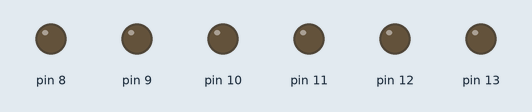
This sketch was run on a simulated Arduino Uno, built with avr-gcc and run on an emulated ATmega328P. Shown: output pins drawn as LEDs (lit = HIGH).

Above: at 0.1 s.
At 5.1 s:
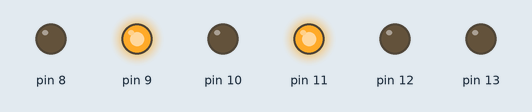
At 10.1 s:
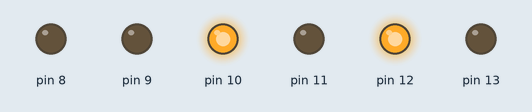
At 20.1 s:
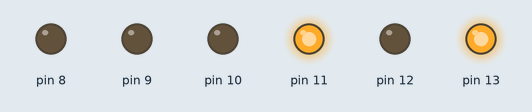
At 30.1 s:
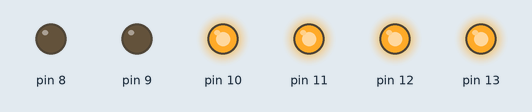
At 39.75 s:
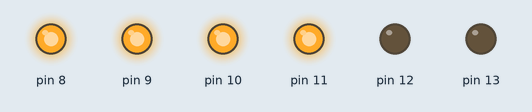
Timing chart, 0 to 40.0 s (numbered marks = the images above):
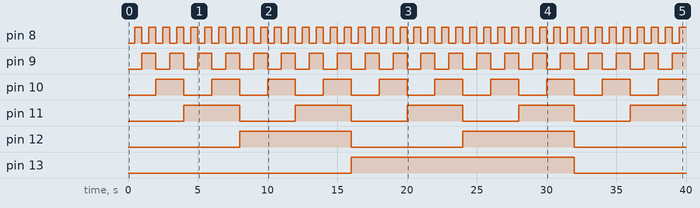

Measured:
- by itself, pin 8: alternates HIGH for 0.50 s and LOW for 0.50 s
- by itself, pin 9: alternates HIGH for 1.0 s and LOW for 1.0 s
- by itself, pin 10: alternates HIGH for 2.0 s and LOW for 2.0 s
- by itself, pin 11: alternates HIGH for 4.0 s and LOW for 4.0 s
- by itself, pin 12: alternates HIGH for 8.0 s and LOW for 8.0 s
- by itself, pin 13: LOW → HIGH at 16.0 s, → LOW 16.0 s later

The sketch:

Ex1LAB2.ino
```cpp
void setup() {
  for (int i = 8; i <= 13; i++) {
    pinMode(i, OUTPUT);
  }
}

void loop() {
  for (int val = 0; val < 64; val++) {
    for (int i = 0; i < 6; i++) {
      int pinState = (val >> i) & 0x01;
      digitalWrite(8 + i, pinState);
    }
    delay(500);
  }
}
```
